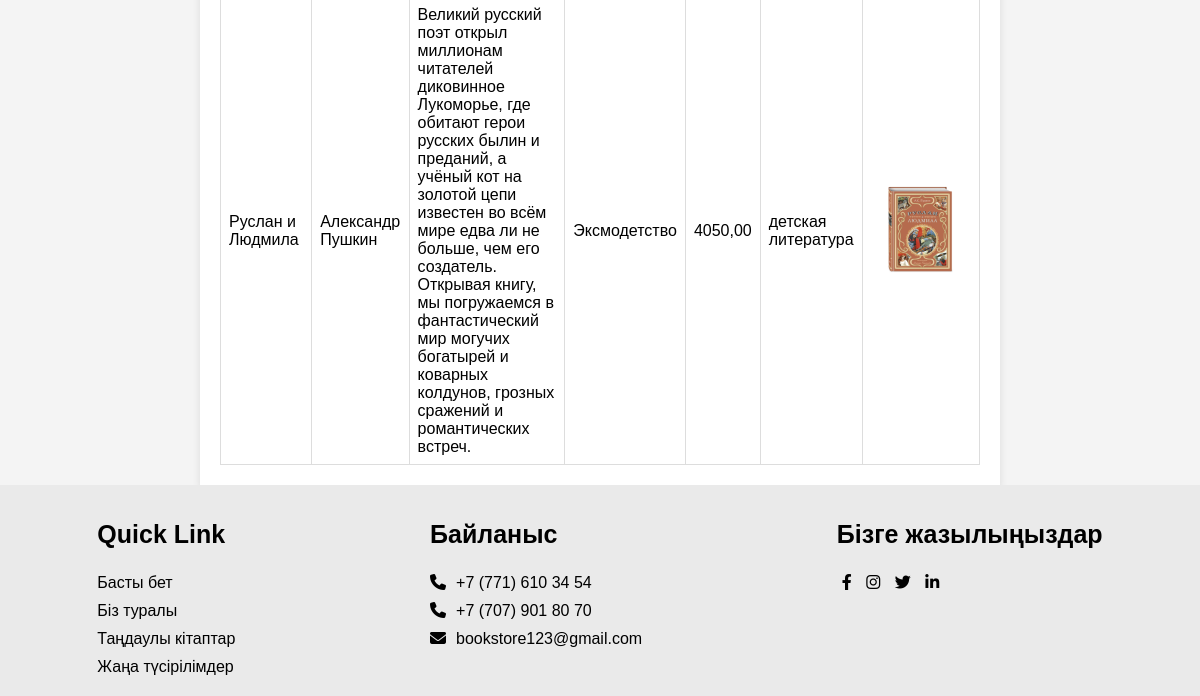
Before: /children/ (lower part) with the older database file.
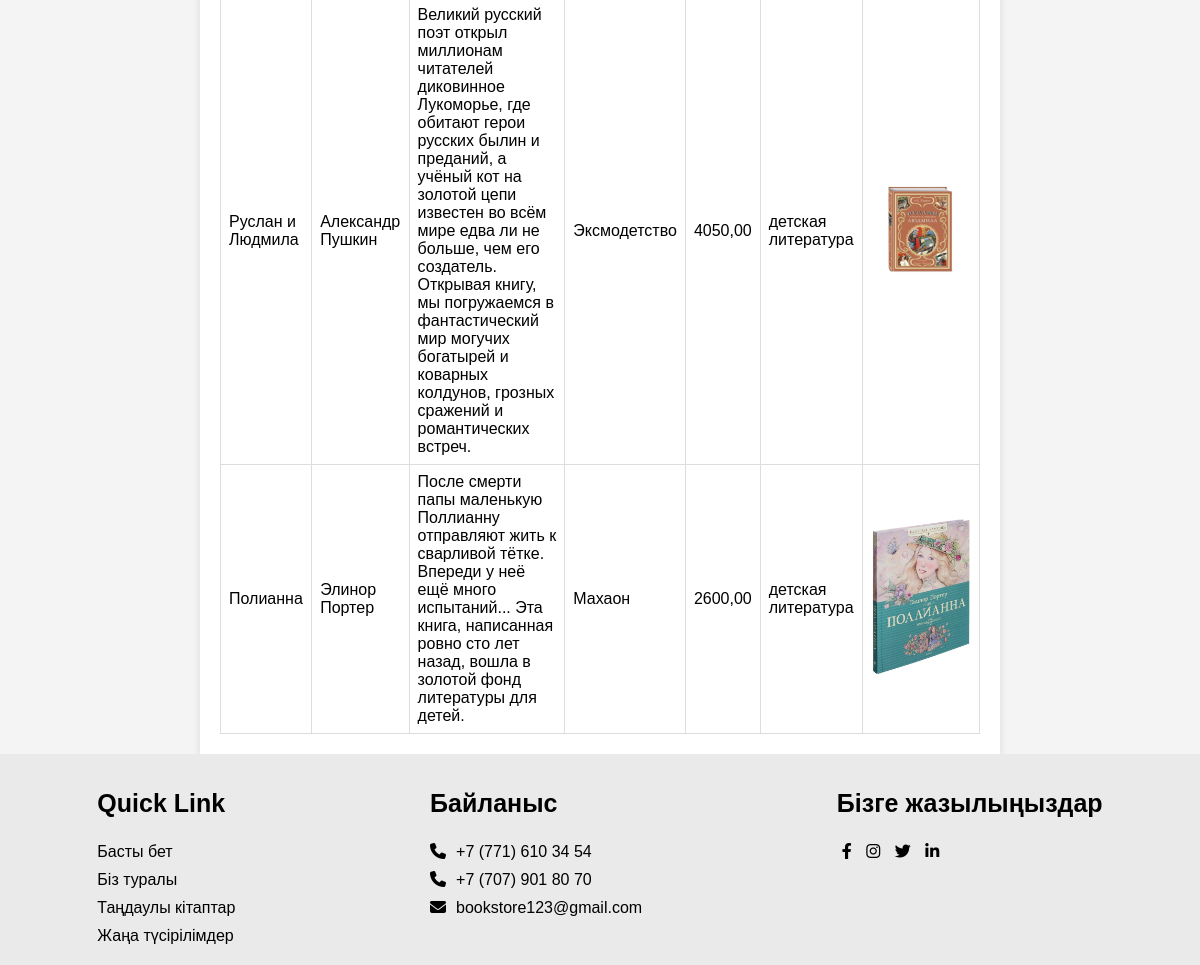
After: the same page with the newer database file.
### mainapp/models.py (models this page shows, shortened)
class Book(models.Model):
    title = models.CharField(max_length=100)
    author = models.CharField(max_length=100)
    publisher = models.CharField(max_length=100)
    publication_year = models.IntegerField()
    isbn = models.CharField(max_length=13)
    genre = models.CharField(max_length=50)
    price = models.DecimalField(max_digits=10, decimal_places=2)
    description = models.TextField()
    cover = models.ImageField(upload_to='book_covers/')
    average_rating = models.FloatField(default=0)

### mainapp/views.py (the view)
# urls.py: re_path(r'^children/$', children, name='children'),
def children(request):
    genre = "детская литература"
    books = Book.objects.filter(genre=genre)
    title = 'Books list'
    data = {'title': title, 'books': books, 'genre': genre}
    return render(request, 'children.html', context=data)

### mainapp/templates/children.html (shortened to what this page needs)
{% extends "base.html" %}
{% load static %}
{% block content %}
    <html lang="ru">
<head>
</head>
<body>
<div class="container">
    <table>
        <tbody>
            {% for book in books %}
            <tr>
                <td>{{ book.title }}</td>
                <td>{{ book.author }}</td>
                <td>{{ book.description }}</td>
                <td>{{ book.publisher }}</td>
                <td>{{ book.price }}</td>
                <td>{{ book.genre }}</td>
                <td><img src="{{ book.cover }}" alt="Book Cover"></td>
            </tr>
            {% endfor %}
        </tbody>
    </table>
</div>
</body>
{% endblock content %}

### mainapp/templates/base.html (shortened to what this page needs)
{% load static %}
<!DOCTYPE html>
<html lang="en">
<head>
    <link rel="stylesheet" href="{% static 'main/css/style.css' %}">
    <link rel="stylesheet" href="https://cdnjs.cloudflare.com/ajax/libs/font-awesome/6.1.1/css/all.min.css" />
</head>
<body>
    <section>
    {% block content %}
    {% endblock content %}
        {% block footer %}
    <footer>
        <div class="footer_main">
            <div class="tag">
                <h1>Quick Link</h1>
                <a href="{% url 'homepage' %}">Басты бет</a>
                <a href="{% url 'about' %}">Біз туралы</a>
                <a href="{% url 'featured' %}">Таңдаулы кітаптар</a>
                <a href="{% url 'arrivals' %}">Жаңа түсірілімдер</a>
            </div>
            <div class="tag">
                <h1>Байланыс</h1>
                <a href="#"><i class="fa-solid fa-phone"></i>+7 (771) 610 34 54</a>
                <a href="#"><i class="fa-solid fa-phone"></i>+7 (707) 901 80 70</a>
                <a href="#"><i class="fa-solid fa-envelope"></i>bookstore123@gmail.com</a>
            </div>
            <div class="tag">
                <h1>Бізге жазылыңыздар</h1>
                <div class="social_link">
                    <i class="fa-brands fa-facebook-f"></i>
                    <i class="fa-brands fa-instagram"></i>
                    <i class="fa-brands fa-twitter"></i>
                    <i class="fa-brands fa-linkedin-in"></i>
                </div>
            </div>
        </div>
    </footer>
    {% endblock footer %}
    </section>
</body>
</html>

### mainapp/static/main/css/style.css (style rules this page uses)
* { margin: 0; padding: 0; box-sizing: border-box; font-family: sans-serif; }
html { scroll-behavior: smooth; }
section { width: 100%; height: 100vh; background-image: url(image/bg.png); background-size: cover; background-position: center; }
footer { width: 100%; background: #eaeaea; }
footer .footer_main { width: 100%; display: flex; justify-content: space-around; }
footer .footer_main .tag { margin: 10px 0; }
footer .footer_main .tag h1 { font-size: 25px; margin: 25px 0; color: #000; }
footer .footer_main .tag a { display: block; color: black; text-decoration: none; margin: 10px 0; }
footer .footer_main .tag i { margin-right: 10px; }
footer .footer_main .tag .social_link i { margin: 0 5px; }

### mainapp/templates/children.html (style rules this page uses)
body { font-family: Arial, sans-serif; margin: 0; padding: 0; background-color: #f4f4f4; }
.container { max-width: 800px; margin: 0 auto; padding: 20px; background-color: #ffffff; box-shadow: 0 4px 8px rgba(0, 0, 0, 0.1); }
table { width: 100%; border-collapse: collapse; margin-top: 20px; }
th, td { border: 1px solid #dddddd; text-align: left; padding: 8px; }
img { max-width: 100px; height: auto; }

Changed rows visible on the page:
added Book: title "Полианна", author "Элинор Портер", description "После смерти папы маленькую Поллианну отправляют жить к сварливой тётке. Впереди у неё ещё много испытаний... Эта книга, написанная ровно сто лет назад, вошла в золотой фонд литературы для детей.", publisher "Махаон", price "2600,00", genre "детская литература", cover (picture)
